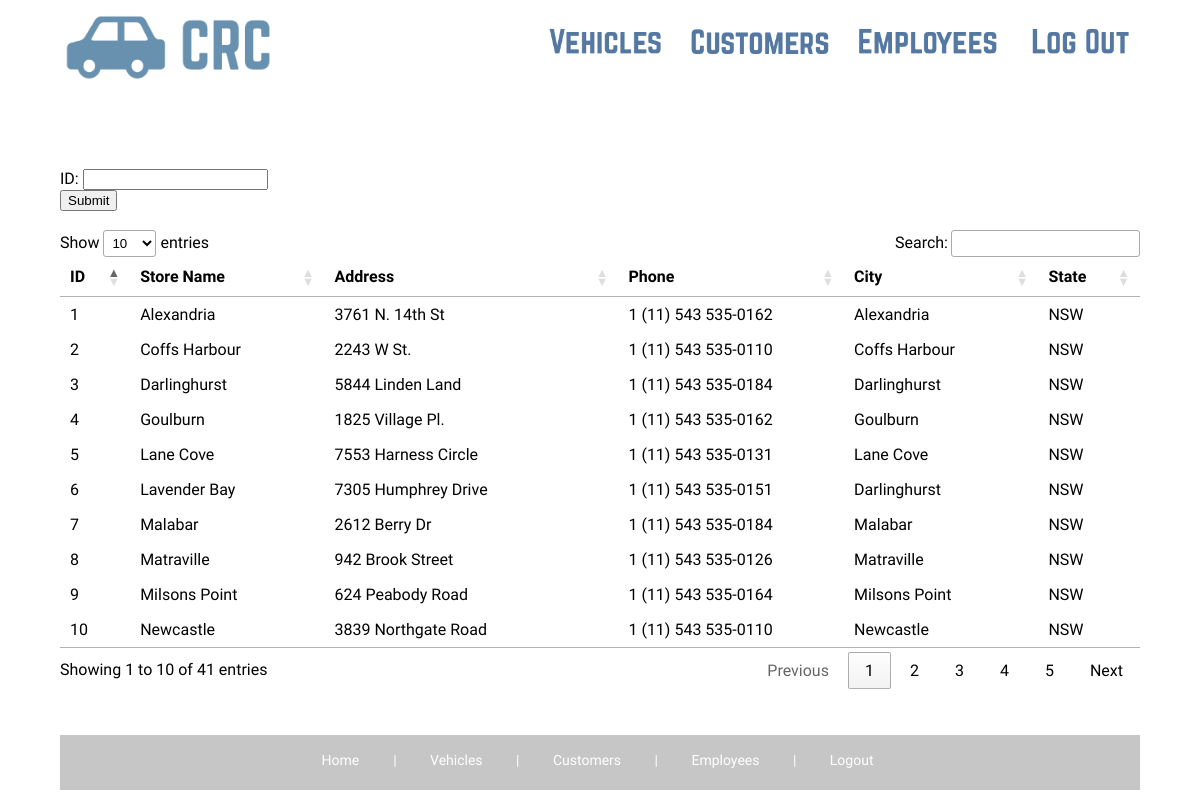
The app's page /store/query/ with its own data.
### rentals/models.py (models this page shows)
class Store(models.Model):
	store_name = models.CharField(max_length=40)
	store_address = models.CharField(max_length=50)
	store_phone = models.CharField(max_length=30)
	store_city = models.CharField(max_length=40)
	store_state = models.CharField(max_length=40)

### rentals/views.py (the view)
# urls.py: url(r'^store/query/', views.store_query, name='store_query'),
def store_query(request):
	store = Store.objects.raw('SELECT * FROM rentals_store')
	return render(request, 'query_store.html', {'store': store})

### rentals/templates/query_store.html (shortened to what this page needs)
{%  extends "base_store.html" %}
{% block content %}
<link rel="stylesheet" href="https://cdn.datatables.net/1.10.19/css/jquery.dataTables.min.css">
<div>
	<form action="/action_page.php">
	  ID: <input type="text" name="fname"><br>
	  <input type="submit" value="Submit">
	</form>
<br>
<table id="resultsTable">
	<thead>
	<tr>
		<th>ID</th>
		<th>Store Name</th>
		<th>Address</th>
		<th>Phone</th>
		<th>City</th>
		<th>State</th>
	</tr>
	</thead>
	<tbody>
	{% for s in store %}
			<tr>
				<td>{{ s.id }}</td>
				<td>{{ s.store_name }}</td>
				<td>{{ s.store_address }}</td>
				<td>{{ s.store_phone }}</td>
				<td>{{ s.store_city }}</td>
				<td>{{ s.store_state }}</td>
	  	</tr>
	{% endfor %}
	</tbody>
	</table>
</div>
{% endblock %}

### rentals/templates/base_store.html (shortened to what this page needs)
{% load static %}
<!DOCTYPE html>
  <html lang="en">
    <head>
      <link rel="stylesheet" type="text/css" href="{% static 'CRC-style-categories.css' %}">
    </head>
    <body>
      <div id="menu">
        <div class="home-name">
          <a href="http://localhost:8000/managers/">
            <img class="home-1" src="{% static 'home-name.png' %}" alt="Home" height="75"/>
          </a>
        </div>
        <div class="logout">
        <a href="http://localhost:8000/managers/">
        	<img class="logout-1" src="{% static 'log-out.png' %}" alt="Account" height="40"/>
          </a>
        </div>
        <div class="employees">
          <a href="http://localhost:8000/managers/">
            <img class="employees-1" src="{% static 'employees.png' %}" alt="Search" height="40"/>
          </a>
        </div>
        <div class="customers">
          <a href="http://localhost:8000/customers/">
            <img class="customers-1" src="{% static 'customers.png' %}" alt="Search" height="40"/>
          </a>
        </div>
        <div class="vehicles">
          <a href="http://localhost:8000/vehicles/">
            <img class="vehicles-1" src="{% static 'vehicles.png' %}" alt="Search" height="40"/>
          </a>
        </div>
      </div>
      <div id="main">
        <div id="title">
          <h1> STORE </h1>
        </div>
        <div id="data">
          {% block content %}
          {% endblock %}
        </div>
      </div>
      <div id="sitemap">
        <a href="http://localhost:8000/manage/">
          <h1> Home</h1>
        </a>
        <h1> | </h1>
        <a href="http://localhost:8000/vehicles/">
          <h1> Vehicles </h1>
        </a>
        <h1> | </h1>
        <a href="http://localhost:8000/customers/">
          <h1> Customers </h1>
        </a>
        <h1> | </h1>
        <a href="manage_employees.html">
          <h1> Employees </h1>
        </a>
        <h1> | </h1>
        <a href="manage_login.html">
          <h1> Logout </h1>
        </a>
      </div>
    </body>
  </html>

### CRCRentalCompany/static/CRC-style-categories.css (style rules this page uses)
html { height: 100vh; }
body { background-color: white; font-family: 'Roboto Condensed', sans-serif; min-width: 320px; max-width: 90%; margin: auto; height: 100vh; }
a:hover, a:visited, a:link, a:active { text-decoration: none; color: black; }
#menu { vertical-align: top; display: block; height: 65px; margin-top: 10px; margin-bottom: 10px; }
.home-name { float: left; }
.logout { float: right; margin-top: 12px; display: block; }
.employees { float: right; margin-top: 12px; padding-right: 15px; }
.customers { float: right; margin-top: 12px; padding-right: 15px; }
.vehicles { float: right; margin-top: 12px; padding-right: 15px; }
#main { width: 100%; margin-top: 10px; min-height: calc(100vh - 160px); }
#main h1 { color: white; font-size: 35px; font-weight: normal; margin-top: 20px; padding-left: 15px; font-weight: bold; }
#sitemap { margin-top: 10px; padding-top: 15px; padding-right: 35px; background-color: #c6c6c6; height: 40px; font-family: 'Roboto Condensed', sans-serif; vertical-align: bottom; display: block; text-align: center; }
#sitemap h1 { font-size: 14px; font-weight: normal; color: white; padding-left: 30px; display: inline; }

### records on screen
Store: id "1", store_name "Alexandria", store_address "3761 N. 14th St", store_phone "1 (11) 543 535-0162", store_city "Alexandria", store_state "NSW"
Store: id "2", store_name "Coffs Harbour", store_address "2243 W St.", store_phone "1 (11) 543 535-0110", store_city "Coffs Harbour", store_state "NSW"
Store: id "3", store_name "Darlinghurst", store_address "5844 Linden Land", store_phone "1 (11) 543 535-0184", store_city "Darlinghurst", store_state "NSW"
Store: id "4", store_name "Goulburn", store_address "1825 Village Pl.", store_phone "1 (11) 543 535-0162", store_city "Goulburn", store_state "NSW"
Store: id "5", store_name "Lane Cove", store_address "7553 Harness Circle", store_phone "1 (11) 543 535-0131", store_city "Lane Cove", store_state "NSW"
Store: id "6", store_name "Lavender Bay", store_address "7305 Humphrey Drive", store_phone "1 (11) 543 535-0151", store_city "Darlinghurst", store_state "NSW"
Store: id "7", store_name "Malabar", store_address "2612 Berry Dr", store_phone "1 (11) 543 535-0184", store_city "Malabar", store_state "NSW"
Store: id "8", store_name "Matraville", store_address "942 Brook Street", store_phone "1 (11) 543 535-0126", store_city "Matraville", store_state "NSW"
Store: id "9", store_name "Milsons Point", store_address "624 Peabody Road", store_phone "1 (11) 543 535-0164", store_city "Milsons Point", store_state "NSW"
Store: id "10", store_name "Newcastle", store_address "3839 Northgate Road", store_phone "1 (11) 543 535-0110", store_city "Newcastle", store_state "NSW"
